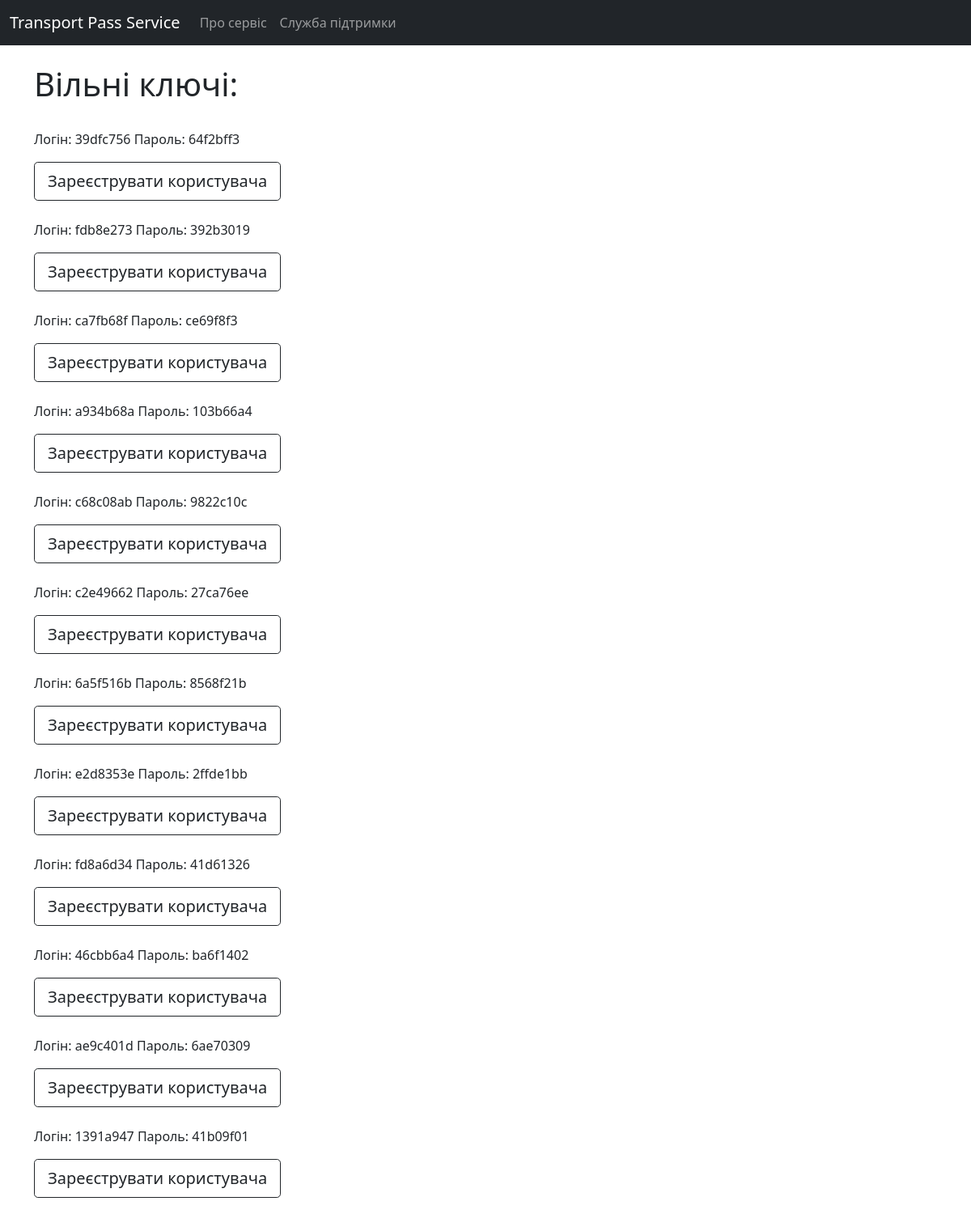
Page /company_admin/free_codes (signed in, upper part) on the earlier database version.
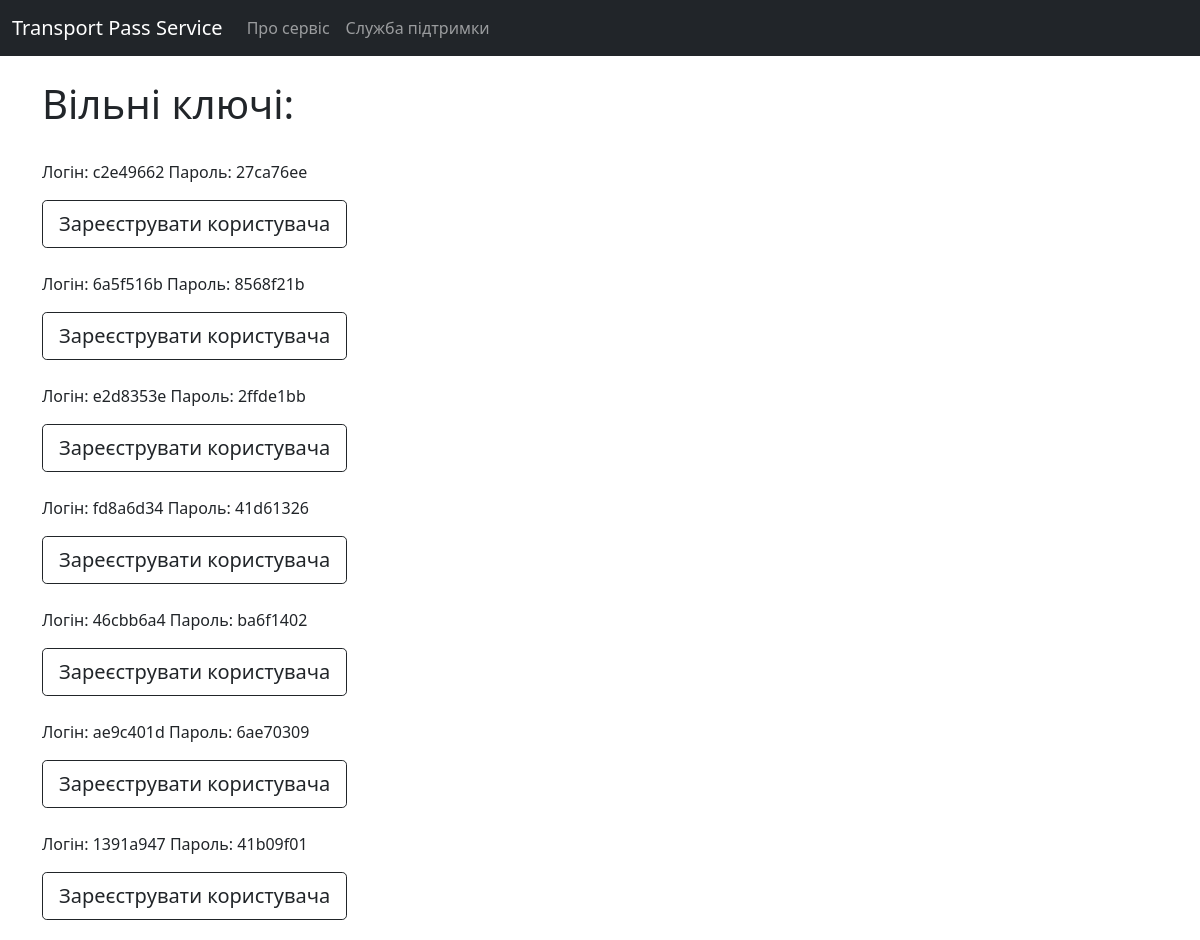
Same page on the later database version.
### account/models.py (models this page shows)
class Code(models.Model):
    company = models.ForeignKey(Company, on_delete=models.CASCADE)
    pub_key = models.CharField(max_length=8)  # логин сотрудника
    sec_key = models.CharField(max_length=8)  # пароль сотрудника
    user = models.ForeignKey(User, blank=True, null=True, on_delete=models.CASCADE)

### account/views/company_admin_views.py (the view)
# urls.py: path('company_admin/free_codes', company_admin_views.show_free_codes, name='show_free_codes'),
@login_required
def show_free_codes(request):
    admin: User = request.user
    try:
        free_codes = Code.objects.filter(user_id__isnull=True, company_id=admin.company_id)
        context = {'free_codes': free_codes}
        return render(request, 'account/company_admin/show_free_codes.html', context=context)
    except ObjectDoesNotExist:
        message = 'Для організації коди не згенеровано!'
        return render(request, 'account/company_admin/show_free_codes.html', context=message)

### account/templates/account/company_admin/show_free_codes.html (shortened to what this page needs)
{% extends 'account/base.html' %}
{% block content %}
    <h1>Вільні ключі:</h1><br/>
    {% for code in free_codes %}
        <p>Логін: {{ code.pub_key }} Пароль: {{ code.sec_key }}</p>
        <a href="{% url 'register_code_by_admin' code.pub_key %}" class="btn btn-outline-dark btn-lg">Зареєструвати користувача</a><br/><br/>
    {% endfor %}
    <a href="{% url 'company_admin' %}" class="btn btn-outline-dark btn-lg">Назад</a><br/><br/>
{% endblock %}

Differences in the rows shown:
no longer on this page (row edited): Code: pub_key "39dfc756", sec_key "64f2bff3"
no longer on this page (row edited): Code: pub_key "fdb8e273", sec_key "392b3019"
no longer on this page (row edited): Code: pub_key "ca7fb68f", sec_key "ce69f8f3"
no longer on this page (row edited): Code: pub_key "a934b68a", sec_key "103b66a4"
no longer on this page (row edited): Code: pub_key "c68c08ab", sec_key "9822c10c"
